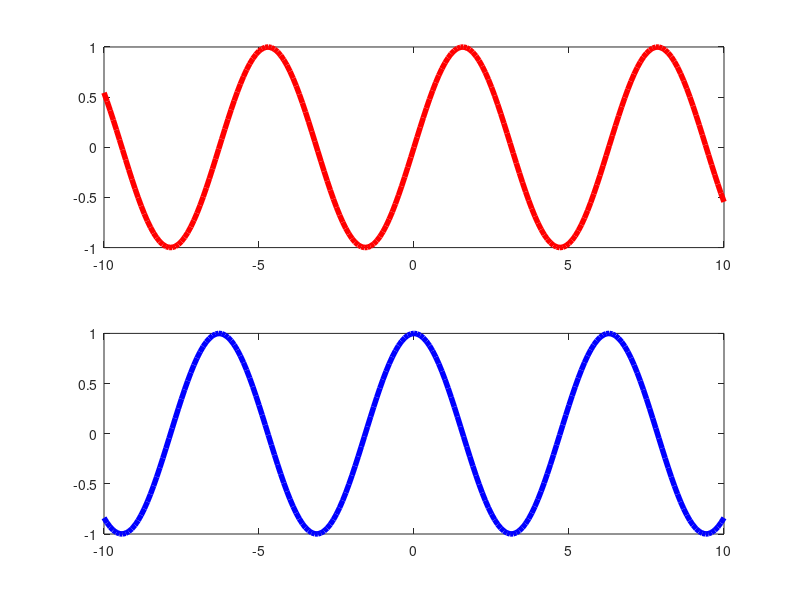

MATLAB code to generate this figure:
x = [-10 : 0.1: 10];
y = sin(x);
z = cos(x);
plot(x , y); #imprime um gráfico 2D
input("Digite ENTER para continuar");
plot3(x , y, z); #imprime um gráfico 3D
input("Digite ENTER para continuar");
plot(x, y, "--"); #Gráfico pontilhado
input("Digite ENTER para continuar");
plot(x, y, "o"); #Gráfico com circulos, letra o
input("Digite ENTER para continuar");
plot(x, y, "or"); #Gráfico com circulos, letra o, e na cor vermelha, letra r
input("Digite ENTER para continuar");
plot(x, y, "linewidth", 4, "r");
grid on; #ativa o grid no gráfico
axis([-12 12 -2 2]); #Define a precisão do gráfico
title("Gráfico Seno"); #Define o título do gráfico
xlabel("Eixo X"); #Define rótulo no eixo X
ylabel("Eixo Y"); #Define rótulo no eixo Y
legend("Curva seno");
input("Digite ENTER para continuar");
hold all; #Instrução para plotar um gráfico no mesmo espaço de outro
title("Gráfico seno e cosseno");
plot(x, cos(x), "linewidth", 4, "b");
legend("Curva Seno", "Curva Cosseno");
hold off; #Instrução para desligar o hold e plotar os gráficos separadamente
input("Digite ENTER para continuar");
subplot(2, 1, 1); #Instrução para plotar mais de um gráfico separadamente na mesma janela subplot(linhas, colunas, índice)
plot(x, y, "linewidth", 4, "r");
subplot(2, 1, 2); #Instrução para plotar mais de um gráfico separadamente na mesma janela subplot(linhas, colunas, índice)
plot(x, cos(x), "linewidth", 4, "b");
